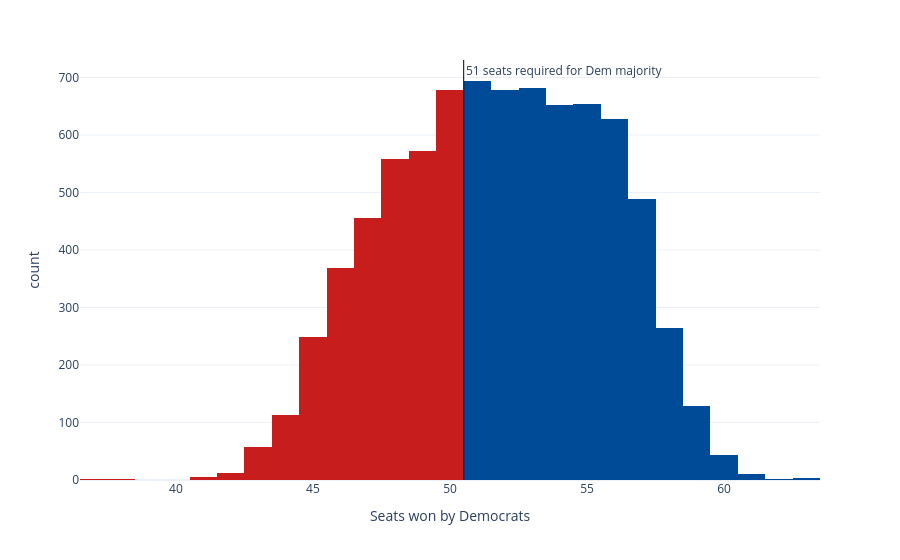

Notebook cell for this chart:
### Code cell
sims_hist = px.histogram(seat_sims, x='seats', nbins=np.unique(seat_sims['seats']).shape[0]*2, color='winner',
                         color_discrete_map={'Democrats': '#004b97', 'Republicans': '#c71e1d'},
                         labels={'seats':'Seats won by Democrats', 'winner': 'Winner'}, template='plotly_white')
sims_hist.update_traces(showlegend=False)
sims_hist.add_vline(x=50.5, line_width=1, line_color='black', annotation_text='51 seats required for Dem majority', 
                    annotation_position='top right')
sims_hist

### Figure 1 — Plotly figure (JSON) as saved in the notebook; plotly's stock layout.template omitted (floating-point values rounded to 4 significant figures; data arrays with more than 128 entries replaced by an {"elided": "..."} marker saying what was removed)
{"data": [{"bingroup": "x", "hovertemplate": "Winner=Democrats<br>Seats won by Democrats=%{x}<br>count=%{y}<extra></extra>", "legendgroup": "Democrats", "marker": {"color": "#004b97", "pattern": {"shape": ""}}, "name": "Democrats", "nbinsx": 50, "orientation": "v", "showlegend": false, "type": "histogram", "x": {"elided": "4929 int values"}, "xaxis": "x", "yaxis": "y"}, {"bingroup": "x", "hovertemplate": "Winner=Republicans<br>Seats won by Democrats=%{x}<br>count=%{y}<extra></extra>", "legendgroup": "Republicans", "marker": {"color": "#c71e1d", "pattern": {"shape": ""}}, "name": "Republicans", "nbinsx": 50, "orientation": "v", "showlegend": false, "type": "histogram", "x": {"elided": "3071 int values"}, "xaxis": "x", "yaxis": "y"}], "layout": {"annotations": [{"showarrow": false, "text": "51 seats required for Dem majority", "x": 50.5, "xanchor": "left", "xref": "x", "y": 1, "yanchor": "top", "yref": "y domain"}], "barmode": "relative", "legend": {"title": {"text": "Winner"}, "tracegroupgap": 0}, "margin": {"t": 60}, "shapes": [{"line": {"color": "black", "width": 1}, "type": "line", "x0": 50.5, "x1": 50.5, "xref": "x", "y0": 0, "y1": 1, "yref": "y domain"}], "xaxis": {"anchor": "y", "domain": [0, 1], "title": {"text": "Seats won by Democrats"}}, "yaxis": {"anchor": "x", "domain": [0, 1], "title": {"text": "count"}}}}
